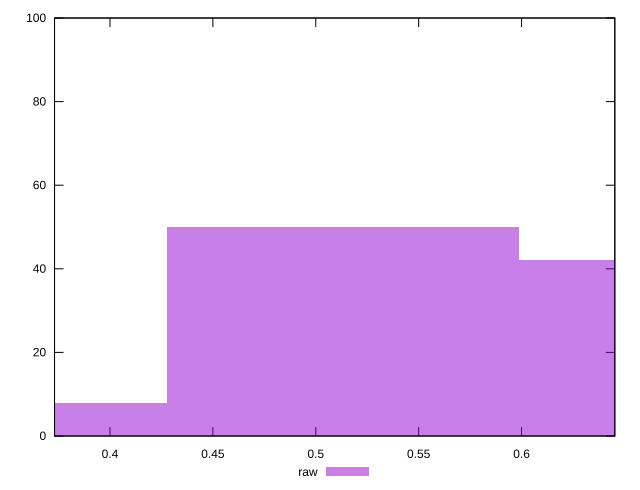

This chart was generated by the following gnuplot code:
reset

$raw <<EOF
0.5130657759849147 50
0.6840877013132196 42
0.3420438506566098 8
EOF

set key outside below
set boxwidth 0.1710219253283049
set xrange [0.37305669773698824:0.6453178884300702]
set yrange [0:100]
set trange [0:100]
set style fill transparent solid 0.5 noborder
set terminal svg size 640, 490 enhanced background rgb 'white'
set output "report_00015_2021-02-09T16-11-33.973Z/meta/pScore/samples/pages+cached+noadtech+nomedia/raw/histogram.svg"

plot $raw title "raw" with boxes

reset
